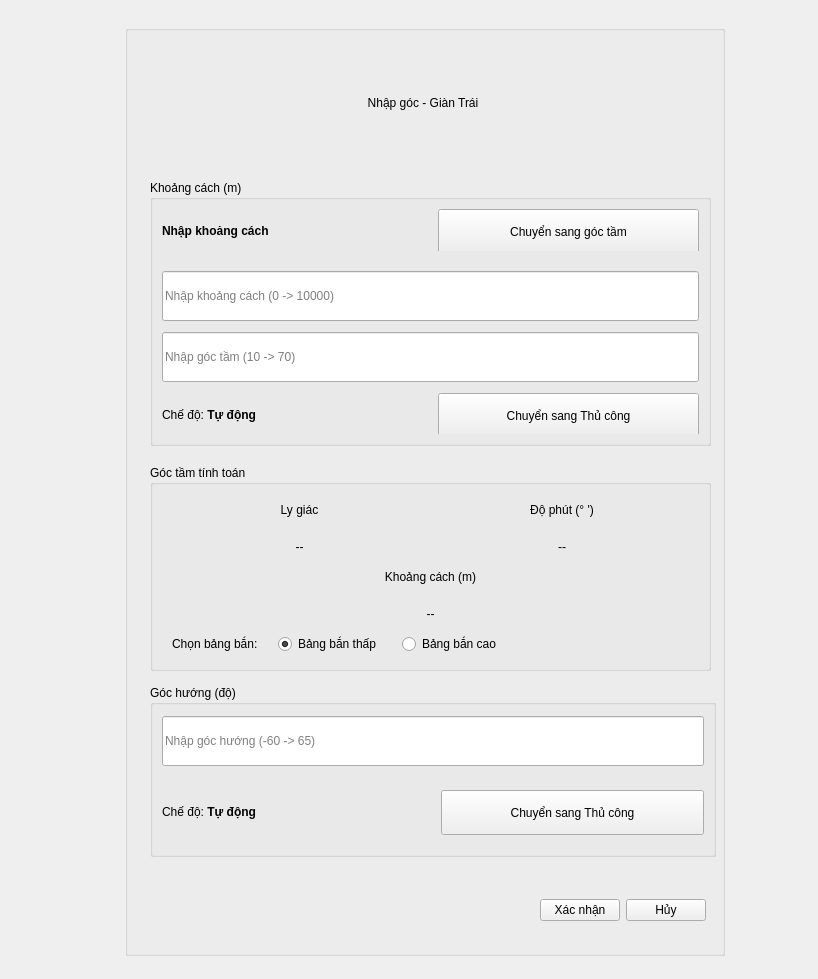
<?xml version="1.0" encoding="UTF-8"?>
<ui version="4.0">
 <class>Form</class>
 <widget class="QWidget" name="Form">
  <property name="geometry">
   <rect>
    <x>0</x>
    <y>0</y>
    <width>818</width>
    <height>979</height>
   </rect>
  </property>
  <property name="windowTitle">
   <string>Form</string>
  </property>
  <widget class="QGroupBox" name="dialogContainer">
   <property name="geometry">
    <rect>
     <x>125</x>
     <y>25</y>
     <width>600</width>
     <height>931</height>
    </rect>
   </property>
   <property name="title">
    <string/>
   </property>
   <widget class="QWidget" name="layoutWidget">
    <property name="geometry">
     <rect>
      <x>35</x>
      <y>850</y>
      <width>546</width>
      <height>71</height>
     </rect>
    </property>
    <layout class="QHBoxLayout" name="buttonLayout">
     <item>
      <spacer name="buttonLeftSpacer">
       <property name="orientation">
        <enum>Qt::Horizontal</enum>
       </property>
       <property name="sizeHint" stdset="0">
        <size>
         <width>40</width>
         <height>20</height>
        </size>
       </property>
      </spacer>
     </item>
     <item>
      <widget class="QPushButton" name="okButton">
       <property name="text">
        <string>Xác nhận</string>
       </property>
      </widget>
     </item>
     <item>
      <widget class="QPushButton" name="cancelButton">
       <property name="text">
        <string>Hủy</string>
       </property>
      </widget>
     </item>
    </layout>
   </widget>
   <widget class="QGroupBox" name="elevationPreviewGroup">
    <property name="geometry">
     <rect>
      <x>25</x>
      <y>440</y>
      <width>561</width>
      <height>206</height>
     </rect>
    </property>
    <property name="sizePolicy">
     <sizepolicy hsizetype="Preferred" vsizetype="Fixed">
      <horstretch>0</horstretch>
      <verstretch>0</verstretch>
     </sizepolicy>
    </property>
    <property name="title">
     <string>Góc tầm tính toán</string>
    </property>
    <layout class="QVBoxLayout" name="verticalLayout" stretch="0,0,2">
     <property name="spacing">
      <number>10</number>
     </property>
     <item>
      <widget class="QWidget" name="elevationContainer" native="true">
       <property name="sizePolicy">
        <sizepolicy hsizetype="Preferred" vsizetype="Fixed">
         <horstretch>0</horstretch>
         <verstretch>0</verstretch>
        </sizepolicy>
       </property>
       <property name="minimumSize">
        <size>
         <width>0</width>
         <height>50</height>
        </size>
       </property>
       <layout class="QHBoxLayout" name="horizontalLayout">
        <item>
         <layout class="QVBoxLayout" name="aa">
          <property name="spacing">
           <number>0</number>
          </property>
          <item>
           <widget class="QLabel" name="decimalLabel">
            <property name="text">
             <string>Ly giác</string>
            </property>
            <property name="alignment">
             <set>Qt::AlignCenter</set>
            </property>
           </widget>
          </item>
          <item>
           <widget class="QLabel" name="elevationDecimalLabel">
            <property name="minimumSize">
             <size>
              <width>0</width>
              <height>60</height>
             </size>
            </property>
            <property name="text">
             <string>--</string>
            </property>
            <property name="alignment">
             <set>Qt::AlignCenter</set>
            </property>
           </widget>
          </item>
         </layout>
        </item>
        <item>
         <layout class="QVBoxLayout" name="dmsContainer">
          <property name="spacing">
           <number>0</number>
          </property>
          <item>
           <widget class="QLabel" name="dmsLabel">
            <property name="text">
             <string>Độ phút (° ')</string>
            </property>
            <property name="alignment">
             <set>Qt::AlignCenter</set>
            </property>
           </widget>
          </item>
          <item>
           <widget class="QLabel" name="elevationDmsLabel">
            <property name="minimumSize">
             <size>
              <width>0</width>
              <height>60</height>
             </size>
            </property>
            <property name="text">
             <string>--</string>
            </property>
            <property name="alignment">
             <set>Qt::AlignCenter</set>
            </property>
           </widget>
          </item>
         </layout>
        </item>
       </layout>
      </widget>
     </item>
     <item>
      <widget class="QWidget" name="distanceValueContainer" native="true">
       <property name="sizePolicy">
        <sizepolicy hsizetype="Preferred" vsizetype="Fixed">
         <horstretch>0</horstretch>
         <verstretch>0</verstretch>
        </sizepolicy>
       </property>
       <property name="minimumSize">
        <size>
         <width>0</width>
         <height>50</height>
        </size>
       </property>
       <layout class="QHBoxLayout" name="horizontalLayout_2">
        <item>
         <layout class="QVBoxLayout" name="ab">
          <property name="spacing">
           <number>0</number>
          </property>
          <item>
           <widget class="QLabel" name="distanceValueLabel">
            <property name="text">
             <string>Khoảng cách (m)</string>
            </property>
            <property name="alignment">
             <set>Qt::AlignCenter</set>
            </property>
           </widget>
          </item>
          <item>
           <widget class="QLabel" name="distancePreviewLabel">
            <property name="minimumSize">
             <size>
              <width>0</width>
              <height>60</height>
             </size>
            </property>
            <property name="text">
             <string>--</string>
            </property>
            <property name="alignment">
             <set>Qt::AlignCenter</set>
            </property>
           </widget>
          </item>
         </layout>
        </item>
       </layout>
      </widget>
     </item>
     <item>
      <widget class="QWidget" name="tableSelectionContainer" native="true">
       <property name="sizePolicy">
        <sizepolicy hsizetype="Preferred" vsizetype="Fixed">
         <horstretch>0</horstretch>
         <verstretch>0</verstretch>
        </sizepolicy>
       </property>
       <property name="minimumSize">
        <size>
         <width>0</width>
         <height>30</height>
        </size>
       </property>
       <property name="maximumSize">
        <size>
         <width>16777215</width>
         <height>50</height>
        </size>
       </property>
       <layout class="QHBoxLayout" name="tableSelectionLayout">
        <property name="spacing">
         <number>20</number>
        </property>
        <property name="leftMargin">
         <number>10</number>
        </property>
        <property name="topMargin">
         <number>5</number>
        </property>
        <property name="rightMargin">
         <number>10</number>
        </property>
        <property name="bottomMargin">
         <number>5</number>
        </property>
        <item>
         <widget class="QLabel" name="tableSelectionLabel">
          <property name="text">
           <string>Chọn bảng bắn:</string>
          </property>
         </widget>
        </item>
        <item>
         <widget class="QRadioButton" name="lowTableRadio">
          <property name="text">
           <string>Bảng bắn thấp</string>
          </property>
          <property name="checked">
           <bool>true</bool>
          </property>
         </widget>
        </item>
        <item>
         <widget class="QRadioButton" name="highTableRadio">
          <property name="text">
           <string>Bảng bắn cao</string>
          </property>
         </widget>
        </item>
        <item>
         <spacer name="tableSelectionSpacer">
          <property name="orientation">
           <enum>Qt::Horizontal</enum>
          </property>
          <property name="sizeHint" stdset="0">
           <size>
            <width>40</width>
            <height>20</height>
           </size>
          </property>
         </spacer>
        </item>
       </layout>
      </widget>
     </item>
    </layout>
   </widget>
   <widget class="QGroupBox" name="distanceGroup">
    <property name="geometry">
     <rect>
      <x>25</x>
      <y>155</y>
      <width>561</width>
      <height>266</height>
     </rect>
    </property>
    <property name="sizePolicy">
     <sizepolicy hsizetype="Preferred" vsizetype="Fixed">
      <horstretch>0</horstretch>
      <verstretch>0</verstretch>
     </sizepolicy>
    </property>
    <property name="title">
     <string>Khoảng cách (m)</string>
    </property>
    <layout class="QVBoxLayout" name="distanceGroupLayout" stretch="0,0,0,0">
     <property name="spacing">
      <number>20</number>
     </property>
     <item>
      <widget class="QWidget" name="modeInputContainer" native="true">
       <property name="maximumSize">
        <size>
         <width>16777215</width>
         <height>60</height>
        </size>
       </property>
       <layout class="QHBoxLayout" name="modeButtonLayout_2">
        <property name="spacing">
         <number>15</number>
        </property>
        <property name="leftMargin">
         <number>0</number>
        </property>
        <property name="topMargin">
         <number>0</number>
        </property>
        <property name="rightMargin">
         <number>0</number>
        </property>
        <property name="bottomMargin">
         <number>0</number>
        </property>
        <item>
         <widget class="QLabel" name="inputTypeLabel">
          <property name="minimumSize">
           <size>
            <width>180</width>
            <height>45</height>
           </size>
          </property>
          <property name="maximumSize">
           <size>
            <width>16777215</width>
            <height>45</height>
           </size>
          </property>
          <property name="text">
           <string>&lt;html&gt;&lt;head/&gt;&lt;body&gt;&lt;p&gt;&lt;span style=&quot; font-weight:600;&quot;&gt;Nhập khoảng cách&lt;/span&gt;&lt;/p&gt;&lt;/body&gt;&lt;/html&gt;</string>
          </property>
         </widget>
        </item>
        <item>
         <widget class="QPushButton" name="toggleInputTypeButton">
          <property name="minimumSize">
           <size>
            <width>180</width>
            <height>45</height>
           </size>
          </property>
          <property name="maximumSize">
           <size>
            <width>16777215</width>
            <height>45</height>
           </size>
          </property>
          <property name="text">
           <string>Chuyển sang góc tầm</string>
          </property>
         </widget>
        </item>
       </layout>
      </widget>
     </item>
     <item>
      <widget class="QLineEdit" name="distanceInput">
       <property name="minimumSize">
        <size>
         <width>0</width>
         <height>50</height>
        </size>
       </property>
       <property name="maximumSize">
        <size>
         <width>16777215</width>
         <height>50</height>
        </size>
       </property>
       <property name="placeholderText">
        <string>Nhập khoảng cách (0 -&gt; 10000)</string>
       </property>
      </widget>
     </item>
     <item>
      <widget class="QLineEdit" name="elevationInput">
       <property name="minimumSize">
        <size>
         <width>0</width>
         <height>50</height>
        </size>
       </property>
       <property name="maximumSize">
        <size>
         <width>16777215</width>
         <height>50</height>
        </size>
       </property>
       <property name="text">
        <string/>
       </property>
       <property name="placeholderText">
        <string>Nhập góc tầm (10 -&gt; 70)</string>
       </property>
      </widget>
     </item>
     <item>
      <widget class="QWidget" name="modeButtonContainer" native="true">
       <property name="maximumSize">
        <size>
         <width>16777215</width>
         <height>60</height>
        </size>
       </property>
       <layout class="QHBoxLayout" name="modeButtonLayout">
        <property name="spacing">
         <number>15</number>
        </property>
        <property name="leftMargin">
         <number>0</number>
        </property>
        <property name="topMargin">
         <number>0</number>
        </property>
        <property name="rightMargin">
         <number>0</number>
        </property>
        <property name="bottomMargin">
         <number>0</number>
        </property>
        <item>
         <widget class="QLabel" name="modeLabel">
          <property name="minimumSize">
           <size>
            <width>180</width>
            <height>45</height>
           </size>
          </property>
          <property name="maximumSize">
           <size>
            <width>16777215</width>
            <height>45</height>
           </size>
          </property>
          <property name="text">
           <string>Chế độ: &lt;b&gt;Tự động&lt;/b&gt;</string>
          </property>
         </widget>
        </item>
        <item>
         <widget class="QPushButton" name="toggleModeButton">
          <property name="minimumSize">
           <size>
            <width>180</width>
            <height>45</height>
           </size>
          </property>
          <property name="maximumSize">
           <size>
            <width>16777215</width>
            <height>45</height>
           </size>
          </property>
          <property name="text">
           <string>Chuyển sang Thủ công</string>
          </property>
         </widget>
        </item>
       </layout>
      </widget>
     </item>
    </layout>
   </widget>
   <widget class="QGroupBox" name="directionGroup">
    <property name="geometry">
     <rect>
      <x>25</x>
      <y>660</y>
      <width>566</width>
      <height>172</height>
     </rect>
    </property>
    <property name="sizePolicy">
     <sizepolicy hsizetype="Preferred" vsizetype="Fixed">
      <horstretch>0</horstretch>
      <verstretch>0</verstretch>
     </sizepolicy>
    </property>
    <property name="title">
     <string>Góc hướng (độ)</string>
    </property>
    <layout class="QVBoxLayout" name="directionGroupLayout">
     <property name="spacing">
      <number>15</number>
     </property>
     <item>
      <widget class="QLineEdit" name="directionInput">
       <property name="minimumSize">
        <size>
         <width>0</width>
         <height>50</height>
        </size>
       </property>
       <property name="maximumSize">
        <size>
         <width>16777215</width>
         <height>50</height>
        </size>
       </property>
       <property name="placeholderText">
        <string>Nhập góc hướng (-60 -&gt; 65)</string>
       </property>
      </widget>
     </item>
     <item>
      <widget class="QWidget" name="directionModeButton" native="true">
       <property name="maximumSize">
        <size>
         <width>16777215</width>
         <height>60</height>
        </size>
       </property>
       <layout class="QHBoxLayout" name="modeButtonLayout_3">
        <property name="spacing">
         <number>15</number>
        </property>
        <property name="leftMargin">
         <number>0</number>
        </property>
        <property name="topMargin">
         <number>0</number>
        </property>
        <property name="rightMargin">
         <number>0</number>
        </property>
        <property name="bottomMargin">
         <number>0</number>
        </property>
        <item>
         <widget class="QLabel" name="directionModeLabel">
          <property name="minimumSize">
           <size>
            <width>180</width>
            <height>45</height>
           </size>
          </property>
          <property name="maximumSize">
           <size>
            <width>16777215</width>
            <height>45</height>
           </size>
          </property>
          <property name="text">
           <string>Chế độ: &lt;b&gt;Tự động&lt;/b&gt;</string>
          </property>
         </widget>
        </item>
        <item>
         <widget class="QPushButton" name="toggleDirectionModeButton">
          <property name="minimumSize">
           <size>
            <width>180</width>
            <height>45</height>
           </size>
          </property>
          <property name="maximumSize">
           <size>
            <width>16777215</width>
            <height>45</height>
           </size>
          </property>
          <property name="text">
           <string>Chuyển sang Thủ công</string>
          </property>
         </widget>
        </item>
       </layout>
      </widget>
     </item>
    </layout>
   </widget>
   <widget class="QLabel" name="titleLabel">
    <property name="geometry">
     <rect>
      <x>10</x>
      <y>40</y>
      <width>576</width>
      <height>76</height>
     </rect>
    </property>
    <property name="sizePolicy">
     <sizepolicy hsizetype="Preferred" vsizetype="Fixed">
      <horstretch>0</horstretch>
      <verstretch>0</verstretch>
     </sizepolicy>
    </property>
    <property name="text">
     <string>Nhập góc - Giàn Trái</string>
    </property>
    <property name="alignment">
     <set>Qt::AlignCenter</set>
    </property>
   </widget>
  </widget>
 </widget>
 <resources/>
 <connections/>
</ui>
